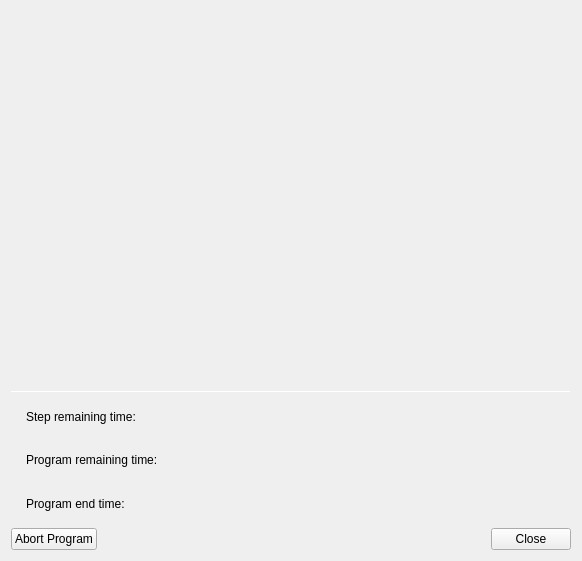
<?xml version="1.0" encoding="UTF-8"?>
<ui version="4.0">
 <class>Dashboard::CDashboardProgramStatusWidget</class>
 <widget class="QWidget" name="Dashboard::CDashboardProgramStatusWidget">
  <property name="geometry">
   <rect>
    <x>0</x>
    <y>0</y>
    <width>580</width>
    <height>561</height>
   </rect>
  </property>
  <property name="minimumSize">
   <size>
    <width>0</width>
    <height>0</height>
   </size>
  </property>
  <property name="windowTitle">
   <string>Dialog</string>
  </property>
  <layout class="QVBoxLayout" name="verticalLayout" stretch="6,1,2,1">
   <item>
    <widget class="MainMenu::CScrollTable" name="scrollTable_ProgramSteps" native="true">
     <property name="minimumSize">
      <size>
       <width>560</width>
       <height>350</height>
      </size>
     </property>
    </widget>
   </item>
   <item>
    <widget class="Line" name="line">
     <property name="sizePolicy">
      <sizepolicy hsizetype="Minimum" vsizetype="Preferred">
       <horstretch>0</horstretch>
       <verstretch>0</verstretch>
      </sizepolicy>
     </property>
     <property name="maximumSize">
      <size>
       <width>16777215</width>
       <height>1</height>
      </size>
     </property>
     <property name="frameShadow">
      <enum>QFrame::Sunken</enum>
     </property>
     <property name="lineWidth">
      <number>1</number>
     </property>
     <property name="midLineWidth">
      <number>0</number>
     </property>
     <property name="orientation">
      <enum>Qt::Horizontal</enum>
     </property>
    </widget>
   </item>
   <item>
    <layout class="QHBoxLayout" name="horizontalLayout_2" stretch="1,1">
     <item>
      <layout class="QVBoxLayout" name="verticalLayout_2">
       <property name="leftMargin">
        <number>15</number>
       </property>
       <item>
        <widget class="QLabel" name="label">
         <property name="text">
          <string>Step remaining time:</string>
         </property>
        </widget>
       </item>
       <item>
        <widget class="QLabel" name="label_2">
         <property name="text">
          <string>Program remaining time:</string>
         </property>
        </widget>
       </item>
       <item>
        <widget class="QLabel" name="label_3">
         <property name="text">
          <string>Program end time:</string>
         </property>
        </widget>
       </item>
      </layout>
     </item>
     <item>
      <layout class="QVBoxLayout" name="verticalLayout_3">
       <property name="leftMargin">
        <number>0</number>
       </property>
       <item>
        <widget class="QLabel" name="labelStepRemainingTime">
         <property name="text">
          <string/>
         </property>
         <property name="alignment">
          <set>Qt::AlignRight|Qt::AlignTrailing|Qt::AlignVCenter</set>
         </property>
        </widget>
       </item>
       <item>
        <widget class="QLabel" name="labelPrgmRemainingTime">
         <property name="text">
          <string/>
         </property>
         <property name="alignment">
          <set>Qt::AlignRight|Qt::AlignTrailing|Qt::AlignVCenter</set>
         </property>
        </widget>
       </item>
       <item>
        <widget class="QLabel" name="LabelPrgmEndTime">
         <property name="text">
          <string/>
         </property>
         <property name="alignment">
          <set>Qt::AlignRight|Qt::AlignTrailing|Qt::AlignVCenter</set>
         </property>
        </widget>
       </item>
      </layout>
     </item>
    </layout>
   </item>
   <item>
    <layout class="QHBoxLayout" name="horizontalLayout">
     <item>
      <widget class="QPushButton" name="btnAbort">
       <property name="text">
        <string>Abort Program</string>
       </property>
      </widget>
     </item>
     <item>
      <spacer name="horizontalSpacer">
       <property name="orientation">
        <enum>Qt::Horizontal</enum>
       </property>
       <property name="sizeHint" stdset="0">
        <size>
         <width>40</width>
         <height>20</height>
        </size>
       </property>
      </spacer>
     </item>
     <item>
      <widget class="QPushButton" name="btnClose">
       <property name="text">
        <string>Close</string>
       </property>
      </widget>
     </item>
    </layout>
   </item>
  </layout>
 </widget>
 <customwidgets>
  <customwidget>
   <class>MainMenu::CScrollTable</class>
   <extends>QWidget</extends>
   <header location="global">MainMenu/Include/ScrollTable.h</header>
   <container>1</container>
  </customwidget>
 </customwidgets>
 <resources/>
 <connections/>
</ui>
